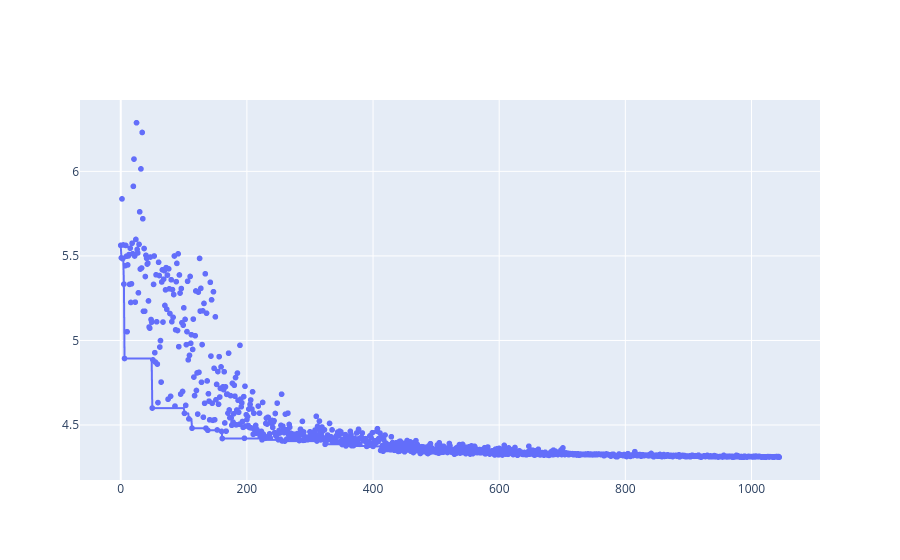

Here is the notebook cell this chart was saved with:
### Code cell
figure_scatter = px.scatter(df_progress, x = "evaluation", y = "objective")
figure_line = px.line(df_progress, x = "evaluation", y = "best_objective")
go.Figure(data = figure_scatter.data + figure_line.data)

### Figure 1 — Plotly figure (JSON) as saved in the notebook; plotly's stock layout.template omitted (floating-point values rounded to 4 significant figures; data arrays with more than 128 entries replaced by an {"elided": "..."} marker saying what was removed)
{"data": [{"hovertemplate": "evaluation=%{x}<br>objective=%{y}<extra></extra>", "legendgroup": "", "marker": {"color": "#636efa", "symbol": "circle"}, "mode": "markers", "name": "", "showlegend": false, "type": "scattergl", "x": {"elided": "1045 int values"}, "xaxis": "x", "y": {"elided": "1045 float values"}, "yaxis": "y"}, {"hovertemplate": "evaluation=%{x}<br>best_objective=%{y}<extra></extra>", "legendgroup": "", "line": {"color": "#636efa", "dash": "solid"}, "marker": {"symbol": "circle"}, "mode": "lines", "name": "", "showlegend": false, "type": "scattergl", "x": {"elided": "1045 int values"}, "xaxis": "x", "y": {"elided": "1045 float values"}, "yaxis": "y"}], "layout": {}}
